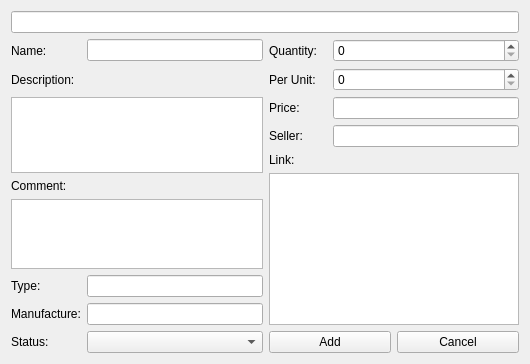
<?xml version="1.0" encoding="UTF-8"?>
<ui version="4.0">
 <class>uiNewComponentEditor</class>
 <widget class="QWidget" name="uiNewComponentEditor">
  <property name="windowModality">
   <enum>Qt::ApplicationModal</enum>
  </property>
  <property name="geometry">
   <rect>
    <x>0</x>
    <y>0</y>
    <width>530</width>
    <height>344</height>
   </rect>
  </property>
  <property name="sizePolicy">
   <sizepolicy hsizetype="Fixed" vsizetype="Preferred">
    <horstretch>0</horstretch>
    <verstretch>0</verstretch>
   </sizepolicy>
  </property>
  <property name="maximumSize">
   <size>
    <width>530</width>
    <height>344</height>
   </size>
  </property>
  <property name="windowTitle">
   <string>Form</string>
  </property>
  <layout class="QGridLayout" name="gridLayout">
   <item row="14" column="2" colspan="2">
    <widget class="QPushButton" name="uiAddBtn">
     <property name="text">
      <string>Add</string>
     </property>
    </widget>
   </item>
   <item row="13" column="1">
    <widget class="QStackedWidget" name="uiManufacture">
     <property name="currentIndex">
      <number>1</number>
     </property>
     <widget class="QWidget" name="page">
      <layout class="QHBoxLayout" name="horizontalLayout">
       <property name="spacing">
        <number>0</number>
       </property>
       <property name="leftMargin">
        <number>0</number>
       </property>
       <property name="topMargin">
        <number>0</number>
       </property>
       <property name="rightMargin">
        <number>0</number>
       </property>
       <property name="bottomMargin">
        <number>0</number>
       </property>
       <item>
        <widget class="QComboBox" name="editable"/>
       </item>
      </layout>
     </widget>
     <widget class="QWidget" name="page_2">
      <layout class="QHBoxLayout" name="horizontalLayout_2">
       <property name="spacing">
        <number>0</number>
       </property>
       <property name="leftMargin">
        <number>0</number>
       </property>
       <property name="topMargin">
        <number>0</number>
       </property>
       <property name="rightMargin">
        <number>0</number>
       </property>
       <property name="bottomMargin">
        <number>0</number>
       </property>
       <item>
        <widget class="QLineEdit" name="noneditable"/>
       </item>
      </layout>
     </widget>
    </widget>
   </item>
   <item row="0" column="0" colspan="6">
    <widget class="QLineEdit" name="uiNumberID">
     <property name="sizePolicy">
      <sizepolicy hsizetype="Expanding" vsizetype="Fixed">
       <horstretch>0</horstretch>
       <verstretch>0</verstretch>
      </sizepolicy>
     </property>
     <property name="readOnly">
      <bool>true</bool>
     </property>
    </widget>
   </item>
   <item row="14" column="4" colspan="2">
    <widget class="QPushButton" name="uiCancelBtn">
     <property name="text">
      <string>Cancel</string>
     </property>
    </widget>
   </item>
   <item row="6" column="0" rowspan="4" colspan="2">
    <widget class="QPlainTextEdit" name="uiDescription">
     <property name="sizePolicy">
      <sizepolicy hsizetype="Expanding" vsizetype="Expanding">
       <horstretch>0</horstretch>
       <verstretch>0</verstretch>
      </sizepolicy>
     </property>
     <property name="minimumSize">
      <size>
       <width>250</width>
       <height>0</height>
      </size>
     </property>
     <property name="maximumSize">
      <size>
       <width>16777215</width>
       <height>16777215</height>
      </size>
     </property>
    </widget>
   </item>
   <item row="12" column="0">
    <widget class="QLabel" name="label_5">
     <property name="text">
      <string>Type:</string>
     </property>
    </widget>
   </item>
   <item row="8" column="2">
    <widget class="QLabel" name="label_9">
     <property name="text">
      <string>Link:</string>
     </property>
    </widget>
   </item>
   <item row="7" column="3" colspan="3">
    <widget class="QLineEdit" name="uiSeller"/>
   </item>
   <item row="3" column="2">
    <widget class="QLabel" name="label_3">
     <property name="text">
      <string>Quantity:</string>
     </property>
    </widget>
   </item>
   <item row="7" column="2">
    <widget class="QLabel" name="label_8">
     <property name="text">
      <string>Seller:</string>
     </property>
    </widget>
   </item>
   <item row="3" column="0">
    <widget class="QLabel" name="label">
     <property name="text">
      <string>Name:</string>
     </property>
    </widget>
   </item>
   <item row="10" column="0">
    <widget class="QLabel" name="label_10">
     <property name="text">
      <string>Comment:</string>
     </property>
    </widget>
   </item>
   <item row="3" column="1">
    <widget class="QLineEdit" name="uiName"/>
   </item>
   <item row="5" column="0">
    <widget class="QLabel" name="label_2">
     <property name="text">
      <string>Description:</string>
     </property>
    </widget>
   </item>
   <item row="9" column="2" rowspan="5" colspan="4">
    <widget class="QTextEdit" name="uiLink">
     <property name="minimumSize">
      <size>
       <width>250</width>
       <height>0</height>
      </size>
     </property>
     <property name="maximumSize">
      <size>
       <width>250</width>
       <height>16777215</height>
      </size>
     </property>
    </widget>
   </item>
   <item row="14" column="0">
    <widget class="QLabel" name="label_7">
     <property name="text">
      <string>Status:</string>
     </property>
    </widget>
   </item>
   <item row="14" column="1">
    <widget class="QComboBox" name="uiStatus"/>
   </item>
   <item row="12" column="1">
    <widget class="QLineEdit" name="uiType">
     <property name="readOnly">
      <bool>true</bool>
     </property>
    </widget>
   </item>
   <item row="6" column="3" colspan="3">
    <widget class="QLineEdit" name="uiPrice"/>
   </item>
   <item row="5" column="2">
    <widget class="QLabel" name="label_4">
     <property name="text">
      <string>Per Unit:</string>
     </property>
    </widget>
   </item>
   <item row="13" column="0">
    <widget class="QLabel" name="label_6">
     <property name="text">
      <string>Manufacture:</string>
     </property>
    </widget>
   </item>
   <item row="5" column="3" colspan="3">
    <widget class="QSpinBox" name="uiQuantityPackage"/>
   </item>
   <item row="11" column="0" colspan="2">
    <widget class="QPlainTextEdit" name="uiComment"/>
   </item>
   <item row="6" column="2">
    <widget class="QLabel" name="label_11">
     <property name="text">
      <string>Price:</string>
     </property>
    </widget>
   </item>
   <item row="3" column="3" colspan="3">
    <widget class="QSpinBox" name="uiQuantity"/>
   </item>
  </layout>
 </widget>
 <resources/>
 <connections/>
</ui>
